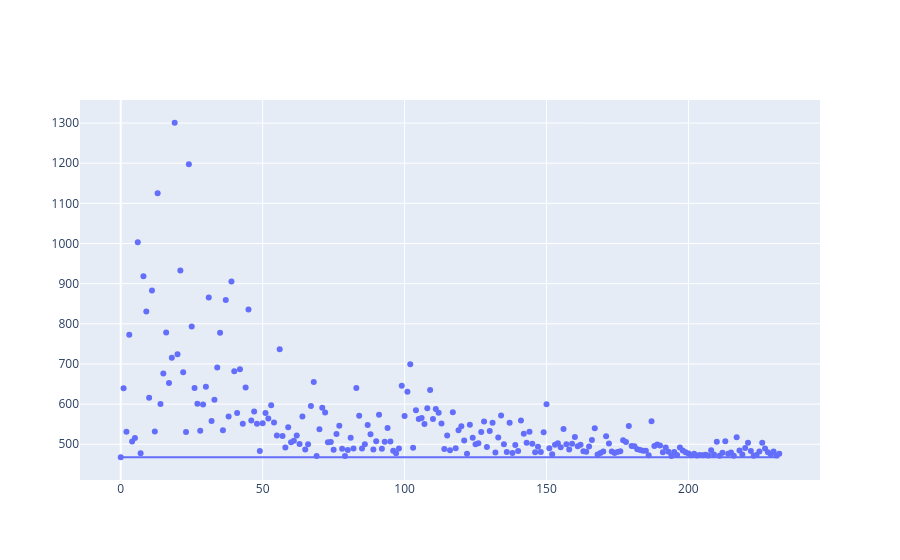

Notebook code for this chart:
### Code cell
figure_scatter = px.scatter(df_progress, x = "evaluation", y = "objective")
figure_line = px.line(df_progress, x = "evaluation", y = "best_objective")
go.Figure(data = figure_scatter.data + figure_line.data)

### Figure 1 — Plotly figure (JSON) as saved in the notebook; plotly's stock layout.template omitted (floating-point values rounded to 4 significant figures; data arrays with more than 128 entries replaced by an {"elided": "..."} marker saying what was removed)
{"data": [{"hovertemplate": "evaluation=%{x}<br>objective=%{y}<extra></extra>", "legendgroup": "", "marker": {"color": "#636efa", "symbol": "circle"}, "mode": "markers", "name": "", "orientation": "v", "showlegend": false, "type": "scatter", "x": {"elided": "233 int values"}, "xaxis": "x", "y": {"elided": "233 float values"}, "yaxis": "y"}, {"hovertemplate": "evaluation=%{x}<br>best_objective=%{y}<extra></extra>", "legendgroup": "", "line": {"color": "#636efa", "dash": "solid"}, "marker": {"symbol": "circle"}, "mode": "lines", "name": "", "orientation": "v", "showlegend": false, "type": "scatter", "x": {"elided": "233 int values"}, "xaxis": "x", "y": {"elided": "233 float values"}, "yaxis": "y"}], "layout": {}}
